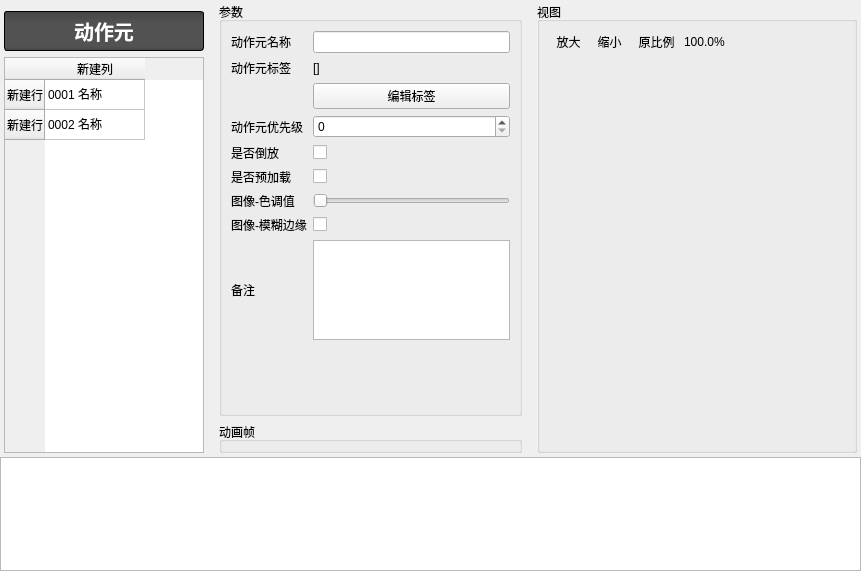
<?xml version="1.0" encoding="UTF-8"?>
<ui version="4.0">
 <class>P_COAS_ActionPart</class>
 <widget class="QWidget" name="P_COAS_ActionPart">
  <property name="geometry">
   <rect>
    <x>0</x>
    <y>0</y>
    <width>861</width>
    <height>571</height>
   </rect>
  </property>
  <property name="windowTitle">
   <string>Form</string>
  </property>
  <layout class="QVBoxLayout" name="verticalLayout_2" stretch="4,1">
   <property name="spacing">
    <number>2</number>
   </property>
   <property name="leftMargin">
    <number>0</number>
   </property>
   <property name="topMargin">
    <number>0</number>
   </property>
   <property name="rightMargin">
    <number>0</number>
   </property>
   <property name="bottomMargin">
    <number>0</number>
   </property>
   <item>
    <widget class="QWidget" name="widget" native="true">
     <layout class="QVBoxLayout" name="verticalLayout" stretch="3">
      <property name="spacing">
       <number>0</number>
      </property>
      <property name="leftMargin">
       <number>4</number>
      </property>
      <property name="topMargin">
       <number>0</number>
      </property>
      <property name="rightMargin">
       <number>4</number>
      </property>
      <property name="bottomMargin">
       <number>0</number>
      </property>
      <item>
       <widget class="QWidget" name="widget_2" native="true">
        <layout class="QHBoxLayout" name="horizontalLayout_2" stretch="0,1,1">
         <property name="leftMargin">
          <number>0</number>
         </property>
         <property name="topMargin">
          <number>2</number>
         </property>
         <property name="rightMargin">
          <number>0</number>
         </property>
         <property name="bottomMargin">
          <number>2</number>
         </property>
         <item>
          <widget class="QWidget" name="widget_4" native="true">
           <property name="minimumSize">
            <size>
             <width>200</width>
             <height>0</height>
            </size>
           </property>
           <property name="maximumSize">
            <size>
             <width>200</width>
             <height>16777215</height>
            </size>
           </property>
           <layout class="QVBoxLayout" name="verticalLayout_4">
            <property name="leftMargin">
             <number>0</number>
            </property>
            <property name="rightMargin">
             <number>0</number>
            </property>
            <property name="bottomMargin">
             <number>0</number>
            </property>
            <item>
             <widget class="QLabel" name="label">
              <property name="styleSheet">
               <string notr="true">
font-family:&quot;微软雅黑&quot;;
font-size:20px;
font-weight:bold;
padding:4px;
color:#ffffff;
border-radius:3px;
border:1px solid #000000;
background-color: qlineargradient(spread:pad, x1:0, y1:0, x2:0, y2:1, stop:0 #444444, stop:0.3 #525252, stop:0.9 #525252, stop:1 #444444 )</string>
              </property>
              <property name="text">
               <string>动作元</string>
              </property>
              <property name="alignment">
               <set>Qt::AlignCenter</set>
              </property>
             </widget>
            </item>
            <item>
             <widget class="QTableWidget" name="tableWidget">
              <property name="sizePolicy">
               <sizepolicy hsizetype="Preferred" vsizetype="Expanding">
                <horstretch>0</horstretch>
                <verstretch>0</verstretch>
               </sizepolicy>
              </property>
              <property name="styleSheet">
               <string notr="true">
QTableView::item:selected {
	background-color: qlineargradient(spread:pad, x1:0, y1:0, x2:0, y2:1, stop:0 #5C87D9, stop:0.505 #557CC7, stop:1 #5075BC);
}</string>
              </property>
              <row>
               <property name="text">
                <string>新建行</string>
               </property>
              </row>
              <row>
               <property name="text">
                <string>新建行</string>
               </property>
              </row>
              <column>
               <property name="text">
                <string>新建列</string>
               </property>
              </column>
              <item row="0" column="0">
               <property name="text">
                <string>0001 名称</string>
               </property>
              </item>
              <item row="1" column="0">
               <property name="text">
                <string>0002 名称</string>
               </property>
              </item>
             </widget>
            </item>
           </layout>
          </widget>
         </item>
         <item>
          <widget class="QWidget" name="widget_3" native="true">
           <property name="sizePolicy">
            <sizepolicy hsizetype="Preferred" vsizetype="Preferred">
             <horstretch>2</horstretch>
             <verstretch>0</verstretch>
            </sizepolicy>
           </property>
           <layout class="QVBoxLayout" name="verticalLayout_3">
            <property name="topMargin">
             <number>0</number>
            </property>
            <property name="bottomMargin">
             <number>0</number>
            </property>
            <item>
             <widget class="QGroupBox" name="groupBox">
              <property name="title">
               <string>参数</string>
              </property>
              <layout class="QGridLayout" name="gridLayout" columnstretch="1,3">
               <item row="6" column="1">
                <widget class="QSlider" name="horizontalSlider_tint">
                 <property name="maximum">
                  <number>360</number>
                 </property>
                 <property name="orientation">
                  <enum>Qt::Horizontal</enum>
                 </property>
                </widget>
               </item>
               <item row="7" column="0">
                <widget class="QLabel" name="label_9">
                 <property name="text">
                  <string>图像-模糊边缘</string>
                 </property>
                </widget>
               </item>
               <item row="7" column="1">
                <widget class="QCheckBox" name="checkBox_smooth">
                 <property name="text">
                  <string/>
                 </property>
                </widget>
               </item>
               <item row="2" column="1">
                <widget class="QPushButton" name="pushButton_tagTank">
                 <property name="text">
                  <string>编辑标签</string>
                 </property>
                </widget>
               </item>
               <item row="6" column="0">
                <widget class="QLabel" name="label_8">
                 <property name="text">
                  <string>图像-色调值</string>
                 </property>
                </widget>
               </item>
               <item row="0" column="0">
                <widget class="QLabel" name="label_2">
                 <property name="text">
                  <string>动作元名称</string>
                 </property>
                </widget>
               </item>
               <item row="1" column="0">
                <widget class="QLabel" name="label_6">
                 <property name="text">
                  <string>动作元标签</string>
                 </property>
                </widget>
               </item>
               <item row="0" column="1">
                <widget class="QLineEdit" name="lineEdit_name"/>
               </item>
               <item row="4" column="0">
                <widget class="QLabel" name="label_4">
                 <property name="text">
                  <string>是否倒放</string>
                 </property>
                </widget>
               </item>
               <item row="4" column="1">
                <widget class="QCheckBox" name="checkBox_gif_back_run">
                 <property name="text">
                  <string/>
                 </property>
                </widget>
               </item>
               <item row="5" column="0">
                <widget class="QLabel" name="label_5">
                 <property name="text">
                  <string>是否预加载</string>
                 </property>
                </widget>
               </item>
               <item row="5" column="1">
                <widget class="QCheckBox" name="checkBox_gif_preload">
                 <property name="text">
                  <string/>
                 </property>
                </widget>
               </item>
               <item row="1" column="1">
                <widget class="QLabel" name="label_tagTank">
                 <property name="text">
                  <string>[]</string>
                 </property>
                 <property name="scaledContents">
                  <bool>true</bool>
                 </property>
                 <property name="wordWrap">
                  <bool>true</bool>
                 </property>
                </widget>
               </item>
               <item row="3" column="0">
                <widget class="QLabel" name="label_3">
                 <property name="text">
                  <string>动作元优先级</string>
                 </property>
                </widget>
               </item>
               <item row="3" column="1">
                <widget class="QSpinBox" name="spinBox_priority">
                 <property name="maximum">
                  <number>9999</number>
                 </property>
                </widget>
               </item>
               <item row="9" column="0">
                <spacer name="verticalSpacer">
                 <property name="orientation">
                  <enum>Qt::Vertical</enum>
                 </property>
                 <property name="sizeHint" stdset="0">
                  <size>
                   <width>20</width>
                   <height>40</height>
                  </size>
                 </property>
                </spacer>
               </item>
               <item row="8" column="0">
                <widget class="QLabel" name="label_10">
                 <property name="text">
                  <string>备注</string>
                 </property>
                </widget>
               </item>
               <item row="8" column="1">
                <widget class="QPlainTextEdit" name="plainTextEdit_note">
                 <property name="minimumSize">
                  <size>
                   <width>0</width>
                   <height>100</height>
                  </size>
                 </property>
                 <property name="maximumSize">
                  <size>
                   <width>16777215</width>
                   <height>100</height>
                  </size>
                 </property>
                </widget>
               </item>
              </layout>
             </widget>
            </item>
            <item>
             <widget class="QGroupBox" name="groupBox_animPlayer">
              <property name="styleSheet">
               <string notr="true"/>
              </property>
              <property name="title">
               <string>动画帧</string>
              </property>
             </widget>
            </item>
           </layout>
          </widget>
         </item>
         <item>
          <widget class="QGroupBox" name="groupBox_3">
           <property name="title">
            <string>视图</string>
           </property>
           <layout class="QVBoxLayout" name="verticalLayout_5" stretch="0,1">
            <property name="spacing">
             <number>2</number>
            </property>
            <property name="topMargin">
             <number>6</number>
            </property>
            <item>
             <widget class="QWidget" name="widget_5" native="true">
              <property name="styleSheet">
               <string notr="true">
QToolButton{
	padding:2px;
	border: 1px solid transparent;
	background: rgba(255,255,255,0);
}
QToolButton:hover{
	border-radius:1px;
	border:1px solid #f2ca58;
	background-color: qlineargradient(spread:pad, x1:0, y1:0, x2:0, y2:1, stop:0 #fdecad, stop:0.3 #fde48c, stop:0.9 #fce58c, stop:1 #fdfadf )
}
QToolButton:pressed{
	border-radius:1px;
	border:1px solid #f2ca58;
	background-color: #FDF4BF;
}</string>
              </property>
              <layout class="QHBoxLayout" name="horizontalLayout">
               <property name="spacing">
                <number>2</number>
               </property>
               <property name="leftMargin">
                <number>0</number>
               </property>
               <property name="topMargin">
                <number>0</number>
               </property>
               <property name="rightMargin">
                <number>0</number>
               </property>
               <property name="bottomMargin">
                <number>0</number>
               </property>
               <item>
                <widget class="QToolButton" name="toolButton_zoom_in">
                 <property name="toolTip">
                  <string>放大</string>
                 </property>
                 <property name="text">
                  <string>放大</string>
                 </property>
                 <property name="icon">
                  <iconset resource="../../../drillgifactionsequenceeditor.qrc">
                   <normaloff>:/DrillGIFActionSequenceEditor/Resources/icons/view/Zoom_In.png</normaloff>:/DrillGIFActionSequenceEditor/Resources/icons/view/Zoom_In.png</iconset>
                 </property>
                 <property name="iconSize">
                  <size>
                   <width>24</width>
                   <height>24</height>
                  </size>
                 </property>
                </widget>
               </item>
               <item>
                <widget class="QToolButton" name="toolButton_zoom_out">
                 <property name="toolTip">
                  <string>缩小</string>
                 </property>
                 <property name="text">
                  <string>缩小</string>
                 </property>
                 <property name="icon">
                  <iconset resource="../../../drillgifactionsequenceeditor.qrc">
                   <normaloff>:/DrillGIFActionSequenceEditor/Resources/icons/view/Zoom_Out.png</normaloff>:/DrillGIFActionSequenceEditor/Resources/icons/view/Zoom_Out.png</iconset>
                 </property>
                 <property name="iconSize">
                  <size>
                   <width>24</width>
                   <height>24</height>
                  </size>
                 </property>
                </widget>
               </item>
               <item>
                <widget class="QToolButton" name="toolButton_zoom_regular">
                 <property name="toolTip">
                  <string>原比例</string>
                 </property>
                 <property name="text">
                  <string>原比例</string>
                 </property>
                 <property name="icon">
                  <iconset resource="../../../drillgifactionsequenceeditor.qrc">
                   <normaloff>:/DrillGIFActionSequenceEditor/Resources/icons/view/Zoom_Regular.png</normaloff>:/DrillGIFActionSequenceEditor/Resources/icons/view/Zoom_Regular.png</iconset>
                 </property>
                 <property name="iconSize">
                  <size>
                   <width>24</width>
                   <height>24</height>
                  </size>
                 </property>
                </widget>
               </item>
               <item>
                <widget class="QLabel" name="label_zoomValue">
                 <property name="text">
                  <string>100.0%</string>
                 </property>
                </widget>
               </item>
               <item>
                <spacer name="horizontalSpacer">
                 <property name="orientation">
                  <enum>Qt::Horizontal</enum>
                 </property>
                 <property name="sizeHint" stdset="0">
                  <size>
                   <width>40</width>
                   <height>20</height>
                  </size>
                 </property>
                </spacer>
               </item>
              </layout>
             </widget>
            </item>
            <item>
             <widget class="QWidget" name="widget_view" native="true"/>
            </item>
           </layout>
          </widget>
         </item>
        </layout>
       </widget>
      </item>
     </layout>
    </widget>
   </item>
   <item>
    <widget class="QListWidget" name="listWidget">
     <property name="styleSheet">
      <string notr="true">
QListView::item:selected {
	background-color: qlineargradient(spread:pad, x1:0, y1:0, x2:0, y2:1, stop:0 #5C87D9, stop:0.505 #557CC7, stop:1 #5075BC);
}</string>
     </property>
    </widget>
   </item>
  </layout>
 </widget>
 <resources>
  <include location="../../../drillgifactionsequenceeditor.qrc"/>
 </resources>
 <connections/>
</ui>
